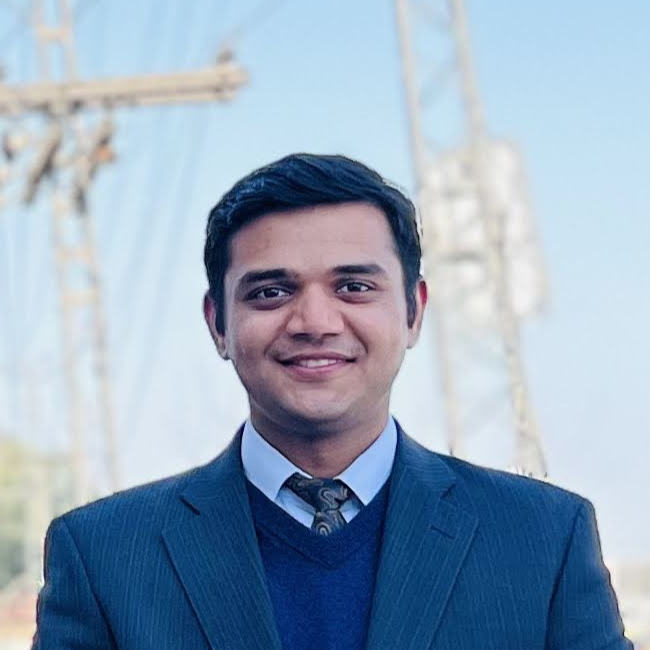
#> input picture Python/04 - Image Noise Reduction using Gaussian Filter/IMG_2687.png, 650 x 650 px
$ python main.py
#> lines starting #> are read from the running program, lines starting #| are printed output that depends on the picture
import cv2
import numpy as np
import matplotlib.pyplot as plt

# Read the image
img = cv2.imread("IMG_2687.png")
#> img is the input picture: shape (650, 650, 3); mean B, G, R 188.7, 168.3, 149.2

# Convert to grayscale
gray_img = cv2.cvtColor(img, cv2.COLOR_BGR2GRAY)
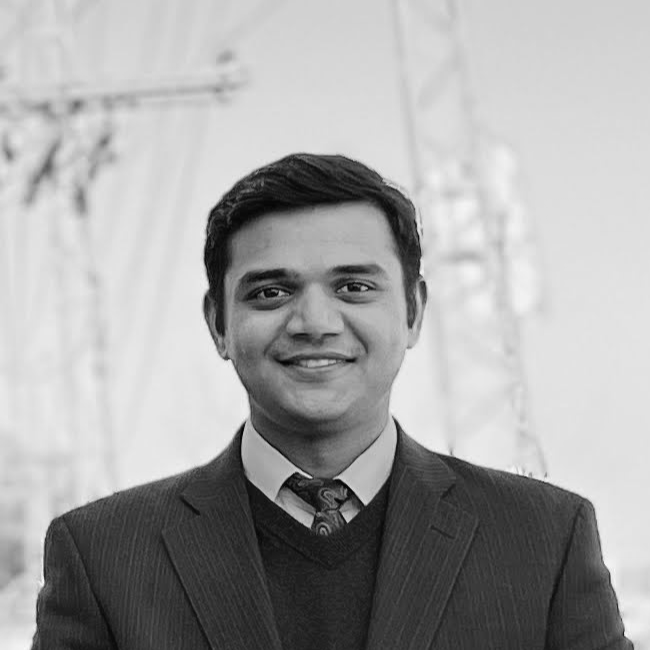
#> gray_img: shape (650, 650); min 3, max 249, mean 164.9

# Show the original image
plt.subplot(2, 2, 3)
plt.imshow(cv2.cvtColor(img, cv2.COLOR_BGR2RGB))
plt.title("RGB Image")

# Show the original grayscale image
plt.subplot(2, 2, 4)
plt.imshow(gray_img, cmap='gray')
plt.title("Original Image")

# Convert the grayscale image to float32
gray_img = gray_img.astype(np.float32) / 255.0

# Add Gaussian noise to the image
noisy_img = gray_img + np.random.normal(0, 0.1, gray_img.shape)
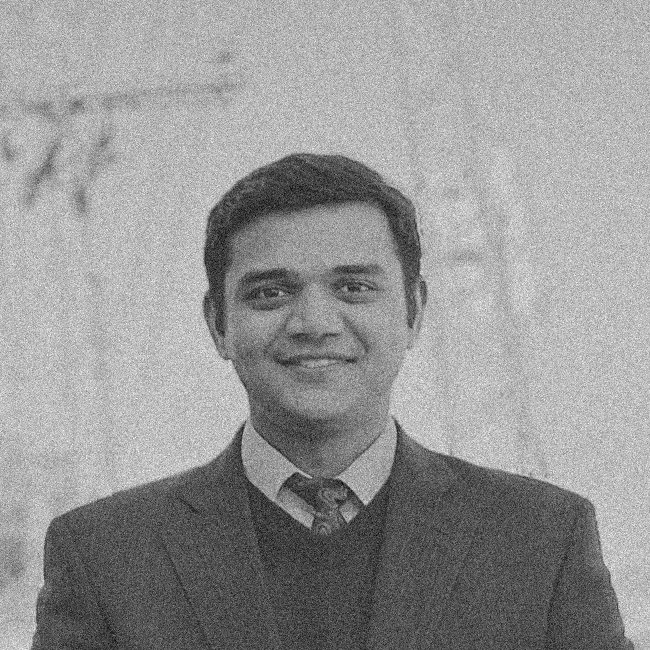
#> noisy_img: shape (650, 650) float64; min -0.291, max 1.3, mean 0.647; drawn with min black and max white

# Define the Gaussian kernel
sigma = 1
kernel_size = 3
kernel = np.fromfunction(
    lambda x, y: np.exp(-((x - 1)**2 + (y - 1)**2) / (2 * sigma**2)),
    (kernel_size, kernel_size)
)
kernel /= np.sum(kernel)

# Apply the Gaussian filter
output_img = cv2.filter2D(noisy_img, -1, kernel)
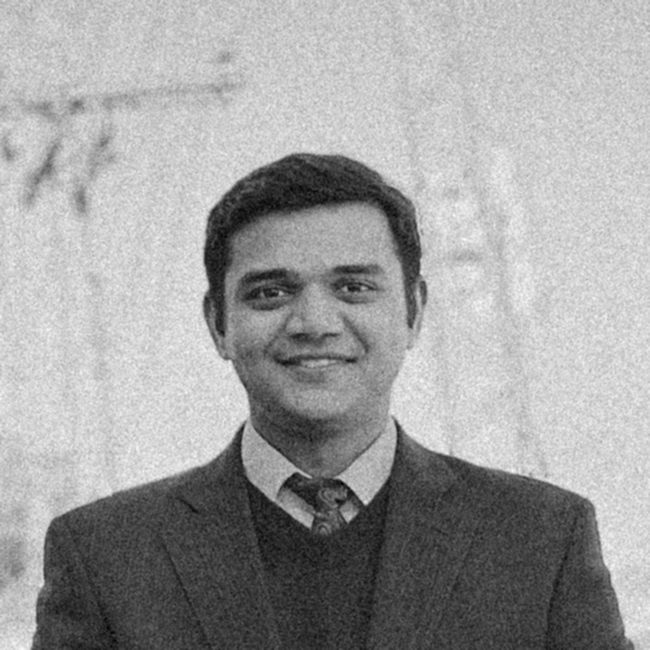
#> output_img: shape (650, 650) float64; min -0.0775, max 1.08, mean 0.647; drawn with min black and max white

# Adjust the subplot layout
plt.subplots_adjust(hspace=0.5)  # Increase vertical spacing

# Display the images
plt.subplot(2, 2, 1)
plt.imshow(noisy_img, cmap='gray')
plt.title("Noisy Image")

plt.subplot(2, 2, 2)
plt.imshow(output_img, cmap='gray')
plt.title("Noise Reduced Image")

plt.show()
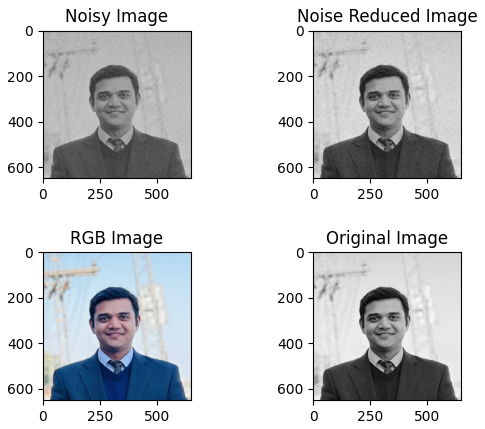
#> figure drawn by matplotlib, 4 panels
